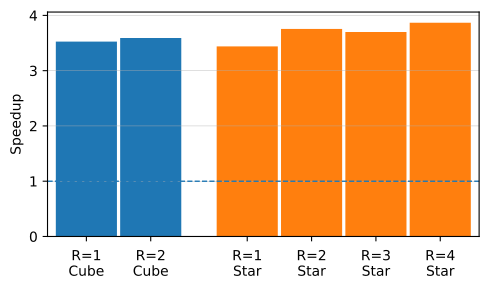

Generate this figure with Python:
#!/usr/bin/env python3
import argparse
import re
import sys
from pathlib import Path
from typing import List, Dict, Optional

import matplotlib.pyplot as plt
import numpy as np

LOG_SEP = "----"

def parse_log(text: str) -> List[Dict[str, Optional[float]]]:
    """
    Parse a CUDA log into rows of:
      {'radius': int, 'naive': float|None, 'bricks': float|None}
    Supports blocks separated by "----".
    Works for both:
      f3d_naive/f3d_bricks
      laplacian_naive/laplacian_bricks
      with lines like: "... total (X ms / launch)"
    """
    blocks = [b.strip() for b in text.strip().split(LOG_SEP) if b.strip()]

    re_radius_dims = re.compile(r"\bradius\s*=\s*(\d+)\b", re.IGNORECASE)
    re_radius_nvcc = re.compile(r"-DRD_RADIUS\s*=\s*(\d+)", re.IGNORECASE)

    per_launch = r"\(([\d\.]+)\s*ms\s*/\s*launch\)"
    re_naive  = re.compile(r"(?:f3d|laplacian)_naive\s*:\s*[\d\.]+\s*ms\s*total\s*" + per_launch, re.I)
    re_bricks = re.compile(r"(?:f3d|laplacian)_bricks\s*:\s*[\d\.]+\s*ms\s*total\s*" + per_launch, re.I)

    rows: List[Dict[str, Optional[float]]] = []

    for block in blocks:
        mrad = re_radius_dims.search(block) or re_radius_nvcc.search(block)
        if not mrad:
            continue
        radius = int(mrad.group(1))

        n = re_naive.search(block)
        b = re_bricks.search(block)

        naive  = float(n.group(1)) if n else None
        bricks = float(b.group(1)) if b else None

        if naive is not None or bricks is not None:
            rows.append({"radius": radius, "naive": naive, "bricks": bricks})

    rows.sort(key=lambda d: d["radius"])
    return rows

def speedup_by_radius(rows: List[Dict[str, Optional[float]]]) -> Dict[int, float]:
    """Return dict radius -> (bricks/naive) speedup."""
    sp = {}
    for r in rows:
        n, b = r["naive"], r["bricks"]
        if n is not None and b is not None and n > 0 and b > 0:
            sp[r["radius"]] = n/b   # bricks over naive
    return sp
def plot_grouped_speedup_bars(cube_sp: Dict[int, float],
                              lap_sp: Dict[int, float],
                              outpath: Path) -> None:
    # Prepare data
    cube_radii = sorted(cube_sp.keys())
    lap_radii  = sorted(lap_sp.keys())
    y_cube = [cube_sp[r] for r in cube_radii]
    y_lap  = [lap_sp[r]  for r in lap_radii]

    # X positions: two clusters with a small gap between them
    # (smaller gap => clusters closer together)
    gap = 0.5
    x_cube = np.arange(len(cube_radii), dtype=float)
    x_lap  = np.arange(len(lap_radii), dtype=float) + (len(cube_radii) + gap)

    # Plot
    plt.figure(figsize=(5, 3))
    bar_width = 0.95  # make Cube bars sit close to each other
    plt.bar(x_cube, y_cube, width=bar_width, label="Cube")
    plt.bar(x_lap,  y_lap,  width=bar_width, label="Star")

    # Two-line x tick labels: top line R=..., bottom line group name
    xticks = list(x_cube) + list(x_lap)
    xticklabels = ([f"R={r}\nCube" for r in cube_radii] +
                   [f"R={r}\nStar" for r in lap_radii])
    plt.xticks(xticks, xticklabels)
    plt.tick_params(axis="x", pad=6)  # add a bit of padding for the two-line labels

    # Axes and grid
    plt.ylabel("Speedup")
    plt.axhline(1.0, linestyle="--", linewidth=1)
    plt.grid(True, axis="y", linewidth=0.3)
    plt.margins(x=0.02)
    plt.tight_layout()
    plt.savefig(outpath, bbox_inches="tight")
    plt.close()

def main():
    ap = argparse.ArgumentParser(
        description="Grouped bar chart: Cube (all radii) and Laplace (all radii) speedups."
    )
    ap.add_argument("--out", default="bricks.pdf",
                    help="Output figure path.")
    args = ap.parse_args()

    cube_path = Path("../results/cuda/bricks-f3d.txt")
    lap_path  = Path("../results/cuda/bricks-laplace.txt")
    if not cube_path.exists():
        sys.exit(f"Cube log not found: {cube_path}")
    if not lap_path.exists():
        sys.exit(f"Laplace log not found: {lap_path}")

    cube_rows = parse_log(cube_path.read_text(encoding="utf-8", errors="ignore"))
    lap_rows  = parse_log(lap_path.read_text(encoding="utf-8", errors="ignore"))
    if not cube_rows:
        sys.exit("No Cube data parsed. Check the Cube log format.")
    if not lap_rows:
        sys.exit("No Laplace data parsed. Check the Laplace log format.")

    cube_sp = speedup_by_radius(cube_rows)
    lap_sp  = speedup_by_radius(lap_rows)

    # Console table (optional)
    print("Speedup (bricks/naive):")
    for r in sorted(set(cube_sp.keys()) | set(lap_sp.keys())):
        cs = cube_sp.get(r)
        ls = lap_sp.get(r)
        print(f"  radius={r}:  Cube={cs!s:>8}   Laplace={ls!s:>8}")

    plot_grouped_speedup_bars(cube_sp, lap_sp, Path(args.out))
    print(f"Saved plot to {args.out}")

if __name__ == "__main__":
    main()
